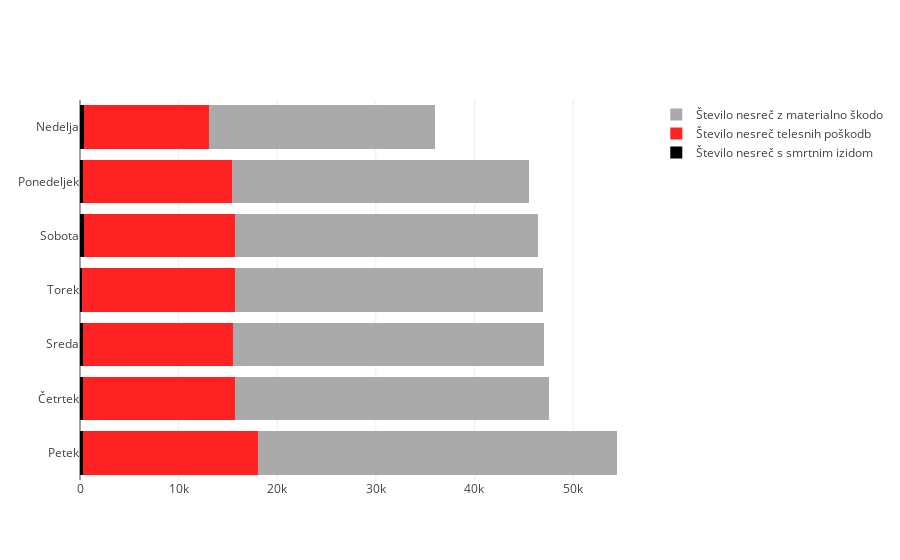

The cell this chart's notebook holds for it:
### Code cell
# draws plot
trace1 = go.Bar(
    y=dnevi_sum["dan_v_tednu"],
    x=dnevi_sum["st_smrt"],
    name='Število nesreč s smrtnim izidom',
    orientation = "h",
    marker=dict(
        color='#000000',
    )
    
)
trace2 = go.Bar(
    y=dnevi_sum["dan_v_tednu"],
    x=dnevi_sum["st_telesna_poskodba"],
    name='Število nesreč telesnih poškodb',
    orientation = "h",
    marker=dict(
        color='#FF2222',
    )
)
trace3 = go.Bar(
    y=dnevi_sum["dan_v_tednu"],
    x=dnevi_sum["st_materialna_skoda"],
    name='Število nesreč z materialno škodo',
    orientation = "h",
    marker=dict(
        color='#AAAAAA',
    )
)

data = [trace1, trace2, trace3]
layout = go.Layout(
    barmode='stack'
)

fig = go.Figure(data=data, layout=layout)
iplot(fig, filename='stacked-bar')

### Figure 1 — Plotly figure (JSON) as saved in the notebook; plotly's stock layout.template omitted (floating-point values rounded to 4 significant figures)
{"data": [{"marker": {"color": "#000000"}, "name": "Število nesreč s smrtnim izidom", "orientation": "h", "type": "bar", "x": [316, 289, 256, 244, 379, 299, 362], "y": ["Petek", "Četrtek", "Sreda", "Torek", "Sobota", "Ponedeljek", "Nedelja"]}, {"marker": {"color": "#FF2222"}, "name": "Število nesreč telesnih poškodb", "orientation": "h", "type": "bar", "x": [17686, 15416, 15276, 15513, 15374, 15146, 12762], "y": ["Petek", "Četrtek", "Sreda", "Torek", "Sobota", "Ponedeljek", "Nedelja"]}, {"marker": {"color": "#AAAAAA"}, "name": "Število nesreč z materialno škodo", "orientation": "h", "type": "bar", "x": [36423, 31877, 31562, 31237, 30683, 30115, 22853], "y": ["Petek", "Četrtek", "Sreda", "Torek", "Sobota", "Ponedeljek", "Nedelja"]}], "layout": {"barmode": "stack"}}
